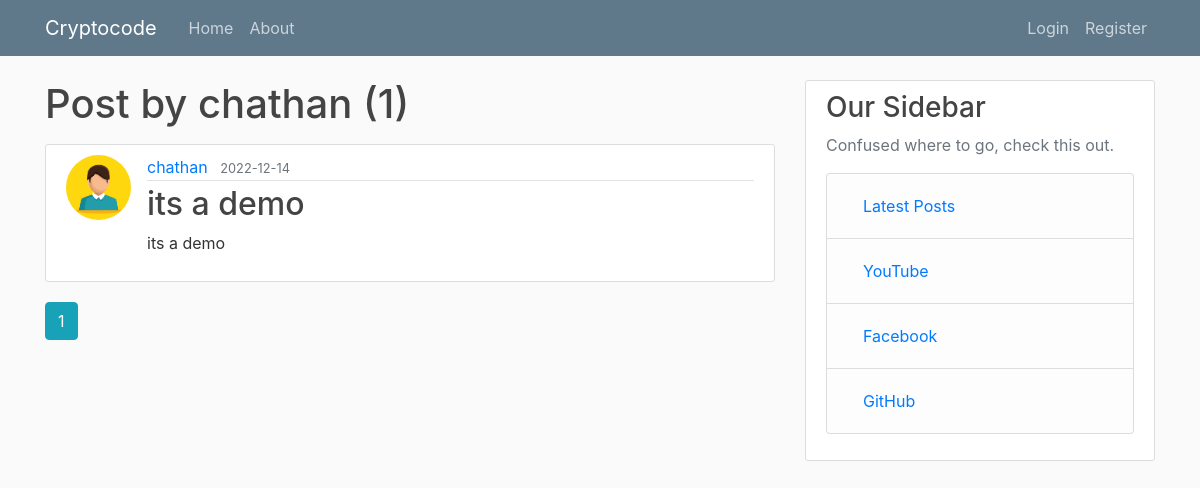
Screenshot of /user/chathan with the database file from the repository.
### flaskblog/models.py (models this page shows, shortened)
class User(db.Model, UserMixin):
	id = db.Column(db.Integer, primary_key=True)
	username = db.Column(db.String(20), unique=True, nullable=False)
	email = db.Column(db.String(100), unique=True, nullable=False)
	img = db.Column(db.String(20), nullable=False, default='default.jpg')
	password = db.Column(db.String(60), nullable=False)
	posts = db.relationship('Post', backref='author', lazy=True)

class Post(db.Model):
	id = db.Column(db.Integer, primary_key=True)
	title = db.Column(db.String(80), nullable=False)
	date = db.Column(db.DateTime,nullable=False,default=datetime.utcnow)
	content = db.Column(db.Text, nullable=False)
	user_id = db.Column(db.Integer, db.ForeignKey('user.id'), nullable=False)

### flaskblog/users/routes.py (the view)
@users.route("/user/<string:username>")
def user_post(username):
	page = request.args.get('page', 1, type=int)
	user = User.query.filter_by(username=username).first_or_404()
	posts = Post.query.filter_by(author=user).order_by(Post.date.desc()).paginate(page=page, per_page=5)
	return render_template('user_post.html', posts=posts, user=user)

### flaskblog/templates/user_post.html
{% extends "layout.html" %}
{% block content %}
	<h1 class="mb-3">Post by {{ user.username }} ({{ posts.total }})</h1>
	{% for post in posts.items %}
	<article class="media content-section">
	  <img class="rounded-circle article-img" src="{{ url_for('static', filename='profile_pics/' + post.author.img) }}">
	  <div class="media-body">
	    <div class="article-metadata">
	      <a class="mr-2" href="{{ url_for('users.user_post', username=post.author.username) }}">{{ post.author.username }}</a>
	      <small class="text-muted">{{ post.date.strftime('%Y-%m-%d') }}</small>
	    </div>
	    <h2><a class="article-title" href="{{ url_for('posts.post', post_id=post.id) }}">{{ post.title }}</a></h2>
	    <p class="article-content">{{ post.content }}</p>
	  </div>
	</article>
	{% endfor %}
	{% for page_num in posts.iter_pages(left_edge=1, right_edge=1, left_current=1, right_current=2) %}
		{% if page_num %}
			{% if posts.page == page_num %}
				<a class="btn btn-info mb-4" href="{{ url_for('users.user_post', username=user.username, page=page_num) }}">{{ page_num }}</a>
			{% else %}
				<a class="btn btn-outline-info mb-4" href="{{ url_for('users.user_post', username=user.username, page=page_num) }}">{{ page_num }}</a>
			{% endif %}
		{% else %}
			...
		{% endif %}
	{% endfor %}
{% endblock content %}

### flaskblog/static/main.css (style rules this page uses)
body { background: #fafafa; color: #333333; margin-top: 5rem; }
h1, h2, h3, h4, h5, h6 { color: #444444; }
.content-section { background: #ffffff; padding: 10px 20px; border: 1px solid #dddddd; border-radius: 3px; margin-bottom: 20px; }
.article-title { color: #444444; }
.article-content { white-space: pre-line; }
.article-img { height: 65px; width: 65px; margin-right: 16px; }
.article-metadata { padding-bottom: 1px; margin-bottom: 4px; border-bottom: 1px solid #e3e3e3 }

### rows the page displays
User: username "chathan"
Post: img (placeholder picture), author.username "chathan", date "2022-12-14", title "its a demo", content "its a demo"

### other values shown
{{ posts.total }} "1"
{{ page_num }} "1"
